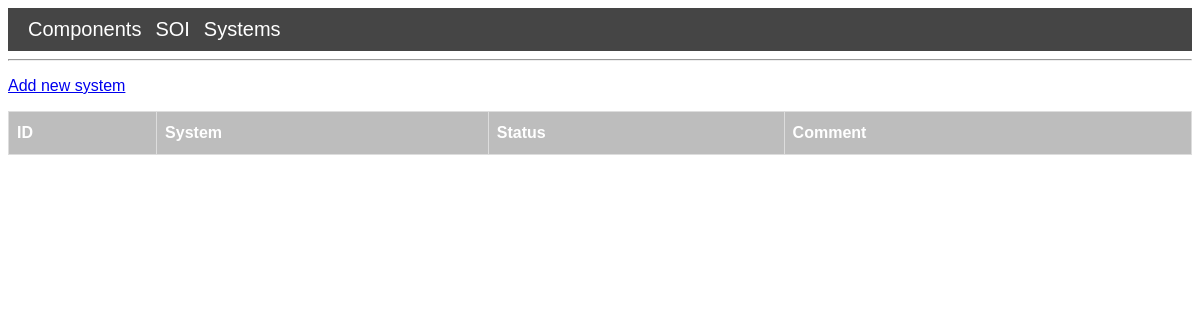
The app's page /systems_list, older data.
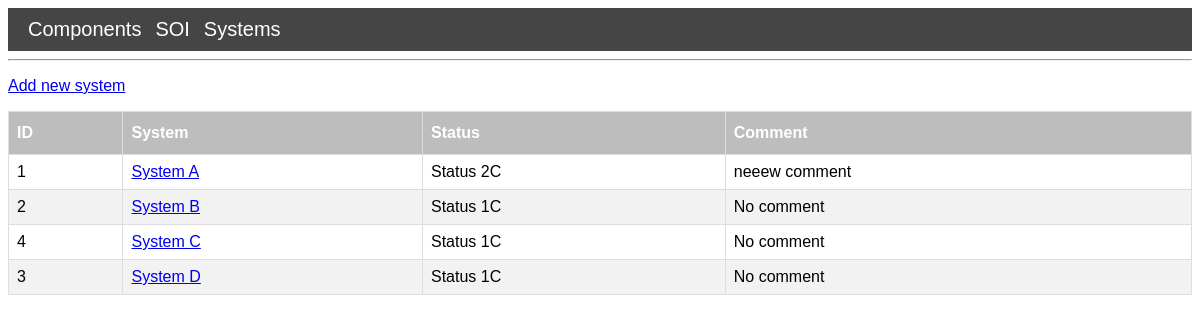
The same page, newer data.
### app/models.py (models this page shows, shortened)
class System(db.Model):
    system_id = db.Column(db.Integer, primary_key=True)
    system_name = db.Column(db.String(160), unique=True)
    system_status = db.Column(db.String(160))
    system_comments = db.relationship("SystemComment", backref="system", lazy=True)

class SystemComment(db.Model):
    system_comment_id = db.Column(db.Integer, primary_key=True)
    what_system_id = db.Column(db.Integer, db.ForeignKey("system.system_id"))
    system_comment_text = db.Column(db.String(160))
    system_comment_timestamp = db.Column(
        db.DateTime, index=True, default=datetime.utcnow
    )

### app/routes.py (the view)
@app.route("/systems_list")
def systems_list():
    systems = System.query.order_by(System.system_name.asc())
    system_id = [x.system_id for x in systems]
    comments_list = [
        system_comment_query(x).system_comment_text
        if system_comment_query(x) is not None
        else "No comment"
        for x in system_id
    ]
    return render_template(
        "lists/systems_list.html",
        title="Systems",
        systems=systems,
        comments_list=comments_list,
    )

### app/routes.py (called while the page is built)
def system_comment_query(system_id):
    last_comment = (
        SystemComment.query.filter_by(what_system_id=system_id)
        .order_by(SystemComment.system_comment_id.desc())
        .first()
    )
    return last_comment

### app/templates/lists/systems_list.html
{% extends "base.html" %}
{% block content %}
<a href="/systems_list/add_new_system">Add new system</a>
<body>
  <table>
    <thead>
      <tr>
        <th>ID</th>
        <th>System</th>
        <th>Status</th>
        <th>Comment</th>
      </tr>
    </thead>
    <tbody>
      {% for system in systems %}
      <tr>
        <td>{{ system.system_id }}</td>
        <td><a href="{{ url_for('system_view', system_id=system.system_id) }}">{{ system.system_name }}</a></td>
        <td>{{ system.system_status }}</td>
        <td>{{ comments_list[loop.index -1] }}</td>
      </tr>
      {% endfor %}
    </tbody>
  </table>
</body>
{% endblock %}

### app/templates/base.html (shortened to what this page needs)
<!DOCTYPE html>
<html lang="en">
    <head>
        <link rel="stylesheet" type="text/css" href="/static/css/styles.css">
    </head>
    <body>
        <div class="menu">
            <div>
                <a href="/components_list">Components</a></a>
                <a href="/soi_list">SOI</a>
                <a href="/systems_list">Systems</a>
            </div>
        </div>
        <div class="container">
            <div class="text-left mt-5">
                <hr>
                <p class="lead">{% block content %}{% endblock %}</p>
            </div>
        </div>
    </body>
</html>

### app/static/css/styles.css (style rules this page uses)
a, p, b, li { font-family: Arial, Helvetica, sans-serif; font-size: 16px; }
table { font-family: Helvetica; border-collapse: collapse; width: 100%; }
td, th { border: 1px solid #ddd; padding: 8px; }
tr:nth-child(even) { background-color: #f2f2f2; }
th { padding-top: 12px; padding-bottom: 12px; text-align: left; background-color: #bdbdbd; color: white; }
.menu { background-color: #454545; color: #fff; display: flex; justify-content: space-between; padding: 10px; }
.menu a { color: #fff; text-decoration: none; margin-left: 10px; font-size: 20px; }

Row changes from the older to the newer data that the page shows:
added System: system_id "1", system_name "System A", system_status "Status 2C"
added SystemComment: system_comment_text "neeew comment"
added System: system_id "2", system_name "System B", system_status "Status 1C", comments_list "No comment"
added System: system_id "4", system_name "System C", system_status "Status 1C", comments_list "No comment"
added System: system_id "3", system_name "System D", system_status "Status 1C", comments_list "No comment"
